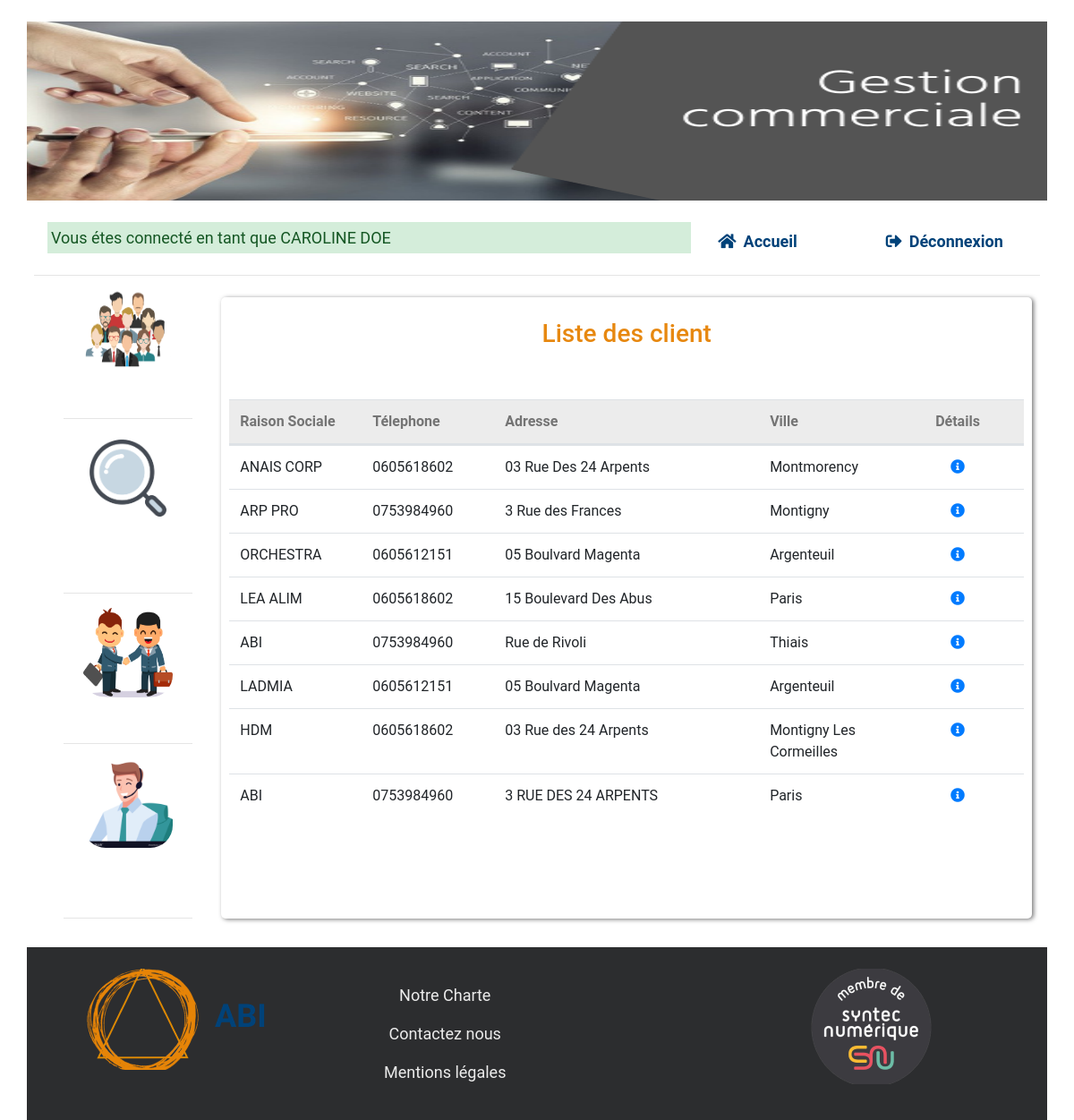
Screenshot of /index.php?page=buisness&action=clientList (signed in) with the database file from the repository.
### tables this page shows
CREATE TABLE IF NOT EXISTS `clients` (
  `IDCLIENT` int(11) NOT NULL AUTO_INCREMENT,
  `IDSECT` int(11) NOT NULL,
  `RAISONSOCIALE` char(50) NOT NULL,
  `ADRESSECLIENT` char(32) DEFAULT NULL,
  `CODEPOSTALCLIENT` char(5) DEFAULT NULL,
  `VILLECLIENT` char(25) DEFAULT NULL,
  `EFFECTIF` int(11) DEFAULT NULL,
  `TELEPHONECLIENT` int(10) UNSIGNED ZEROFILL NOT NULL,
  PRIMARY KEY (`IDCLIENT`),
  KEY `FK_AVOIRPOURSECTEUR` (`IDSECT`)
);

### controller/Controller.php (called while the page is built, shortened)
<?php
class Controller
{
    public static function viewPage($url)
    {
        require $url;
    }
}
?>

### Autoloader.php (called while the page is built, shortened)
<?php
class Autoloader
{
    static function autoload($class_name)
    {
        if (strpos($class_name, __NAMESPACE__.'\\')===0)
        {
            $class_name=str_replace(__NAMESPACE__.'\\','',$class_name);
            $class_name=str_replace('\\','/',$class_name);
        }
    }
}
?>

### controller/Buisness.php (called while the page is built, shortened)
<?php
class Buisness
{
    public static function viewClients()
    {
        $results= new Client('abi');
        return $results->getClients();
    }
}
?>

### model/Database.php (called while the page is built, shortened)
<?php
class Database
{
    public static $pdo;
    public static function getPDO(): PDO
    {
        try
        {
            if(self::$pdo===null)
            {
                $pdo= new PDO('mysql:host=localhost;dbname=abi','root', '');
                $pdo->setAttribute(PDO::ATTR_ERRMODE,PDO::ERRMODE_EXCEPTION);
                self::$pdo=$pdo;
            }
            return self::$pdo;
        }
        catch(Exception $e)
        {
            die($e->getMessage());
        }
    }
}
?>

### model/Client.php (called while the page is built, shortened)
<?php
class Client extends Database
{
    public function getClients()
    {
        try
        {
            $req=parent::getPDO()->query('SELECT * FROM clients');
            $users=$req->fetchAll(PDO::FETCH_OBJ);
            return $users;
        }
        catch(Exception $e)
        {
            die($e->getMessage());
        }
    }
}
?>

### view/section/clientList.php (the view, shortened to what this page needs)
<?php
$results=Buisness::viewClients();
    if(!empty($results))
                {
?>
<div class="row text-center p-4">
    <div class="col">
        <h3>Liste des client</h3>
    </div>
</div>
<div class='row mt-4'>
    <div class="col px-4">
            <table class="table table-hover">
            <thead>
            <tr class="row">
                <th class="col-2">Raison Sociale</th>
                <th class="col-2">Télephone</th>
                <th class="col">Adresse</th>
                <th class="col-2">Ville</th>
                <th class="col-2 text-center">Détails</th>
            </tr>
            </thead>
            <tbody>
            <?php
                    foreach($results as $result)
                    {
            ?>
            <tr class="row">
                <td class="col-2"><?= $result->RAISONSOCIALE?></td>
                <td class="col-2"><?= $result->TELEPHONECLIENT?></td>
                <td class="col"><?= $result->ADRESSECLIENT?></td>
                <td class="col-2"><?= $result->VILLECLIENT ?></td>
                <td class="col-2 text-center"><a href="./index.php?page=buisness&amp;action=detailClient&amp;detail="<?= $result->IDCLIENT ?>><i class="fas fa-info-circle"></i></a></td>
            </tr>
           <?php
                    }
           ?>
            </tbody>
        </table>
    </div>
</div>
   <?php
    }

### public/styles/buisness.css (style rules this page uses)
body { box-sizing: border-box; background: url('../IMG/background.jpg') no-repeat; background-size: cover; text-decoration: none; list-style: none; font-family: 'Roboto', sans-serif; font-size: 18px; }
table { font-size: 16px; }
table th { color: #747474; background-color: #ECECEC; }
h3 { color: #E78810; }

### rows the page displays
clients: RAISONSOCIALE "ANAIS CORP", TELEPHONECLIENT "0605618602", ADRESSECLIENT "03 Rue Des 24 Arpents", VILLECLIENT "Montmorency"
clients: RAISONSOCIALE "ARP PRO", TELEPHONECLIENT "0753984960", ADRESSECLIENT "3 Rue des Frances", VILLECLIENT "Montigny"
clients: RAISONSOCIALE "ORCHESTRA", TELEPHONECLIENT "0605612151", ADRESSECLIENT "05 Boulvard Magenta", VILLECLIENT "Argenteuil"
clients: RAISONSOCIALE "LEA ALIM", TELEPHONECLIENT "0605618602", ADRESSECLIENT "15 Boulevard Des Abus", VILLECLIENT "Paris"
clients: RAISONSOCIALE "ABI", TELEPHONECLIENT "0753984960", ADRESSECLIENT "Rue de Rivoli", VILLECLIENT "Thiais"
clients: RAISONSOCIALE "LADMIA", TELEPHONECLIENT "0605612151", ADRESSECLIENT "05 Boulvard Magenta", VILLECLIENT "Argenteuil"
clients: RAISONSOCIALE "HDM", TELEPHONECLIENT "0605618602", ADRESSECLIENT "03 Rue des 24 Arpents", VILLECLIENT "Montigny Les Cormeilles"
clients: RAISONSOCIALE "ABI", TELEPHONECLIENT "0753984960", ADRESSECLIENT "3 RUE DES 24 ARPENTS", VILLECLIENT "Paris"

### other values shown
$_SESSION['first_name'] "CAROLINE"
$_SESSION['last_name'] "DOE"
